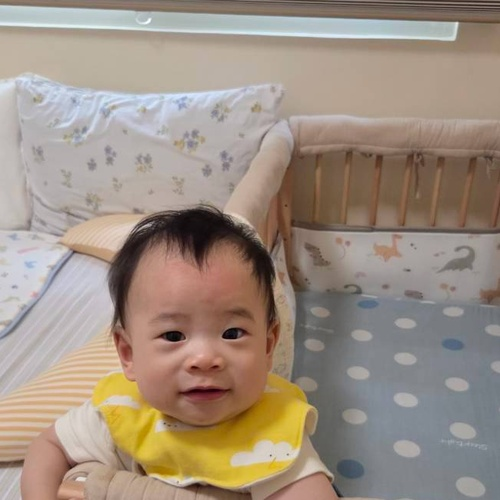
#> input picture images/baby_crops/crop_01.jpg, 500 x 500 px, found by its file name; its folder holds only this picture in this run
$ python make_verify_crops.py
#> lines starting #> are read from the running program, lines starting #| are printed output that depends on the picture
import os
from PIL import Image, ImageDraw

crops_dir = r"c:\Users\exhek\OneDrive\桌面\birthday\images\baby_crops"
files = sorted(os.listdir(crops_dir))

cols = 5
rows = (len(files) + cols - 1) // cols
cell_size = 200

contact = Image.new("RGB", (cols * cell_size, rows * cell_size), (240, 240, 240))
#> contact: PIL image 1000x200 RGB; every value is 240
draw = ImageDraw.Draw(contact)

for idx, fn in enumerate(files):
    p = os.path.join(crops_dir, fn)
    img = Image.open(p).resize((cell_size - 10, cell_size - 30))
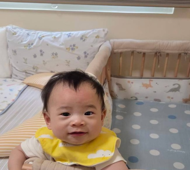
#> img: PIL image 190x170 RGB; mean R, G, B 158.2, 143.2, 129.8
    c = idx % cols
    r = idx // cols
    contact.paste(img, (c * cell_size + 5, r * cell_size + 5))
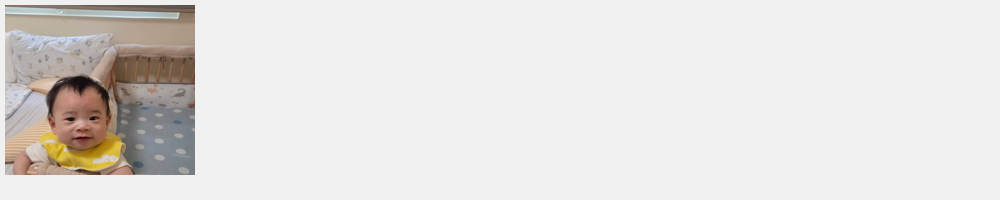
#> contact: PIL image 1000x200 RGB; mean R, G, B 226.8, 224.4, 222.2
    draw.text((c * cell_size + 10, r * cell_size + cell_size - 22), f"{fn}", fill=(20, 20, 20))

contact.save(r"c:\Users\exhek\OneDrive\桌面\birthday\images\verify_crops.png")
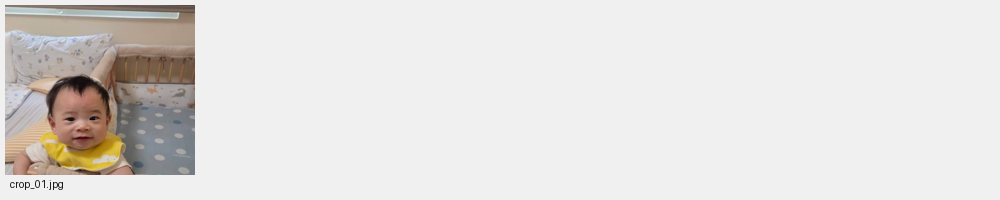
#> saved as verify_crops.png: PIL image 1000x200 RGB; mean R, G, B 226.7, 224.2, 222.1
print("Saved verify_crops.png")

$ run again, on images/baby_crops/crop_05.jpg
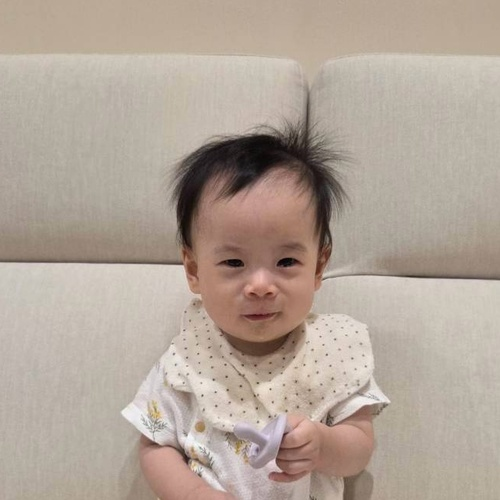
#> input picture images/baby_crops/crop_05.jpg, 500 x 500 px, found by its file name
#> `img = Image.open(p).resize((cell_size - 10, cell_size - 30))`:
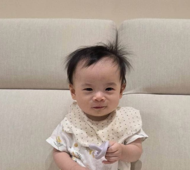
#> img: PIL image 190x170 RGB; mean R, G, B 178.5, 164.8, 153
#> `contact.save(r"c:\Users\exhek\OneDrive\桌面\birthday\images\verify_crops..`:
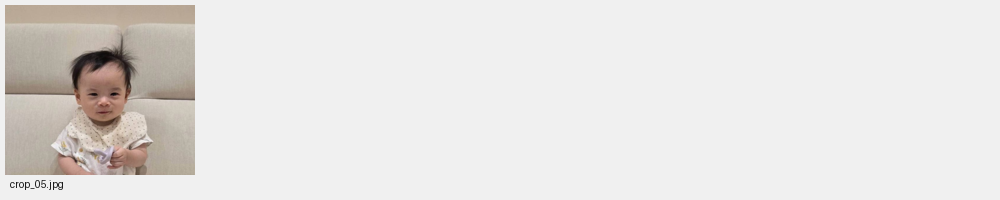
#> saved as verify_crops.png: PIL image 1000x200 RGB; mean R, G, B 229.9, 227.7, 225.8

$ run again, on images/baby_crops/crop_06.jpg
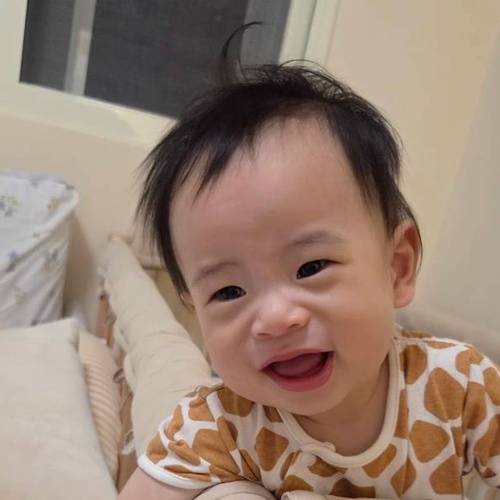
#> input picture images/baby_crops/crop_06.jpg, 500 x 500 px, found by its file name
#> `img = Image.open(p).resize((cell_size - 10, cell_size - 30))`:
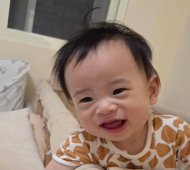
#> img: PIL image 190x170 RGB; mean R, G, B 152.1, 130, 115.4
#> `contact.save(r"c:\Users\exhek\OneDrive\桌面\birthday\images\verify_crops..`:
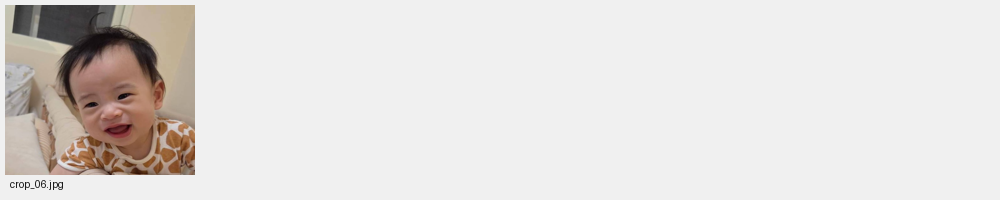
#> saved as verify_crops.png: PIL image 1000x200 RGB; mean R, G, B 225.7, 222.1, 219.7

$ run again, on images/baby_crops/crop_07.jpg
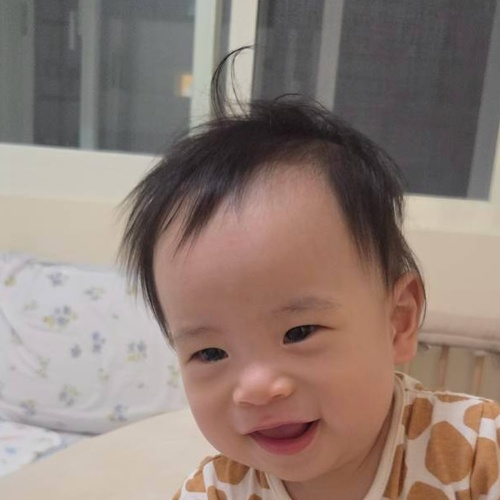
#> input picture images/baby_crops/crop_07.jpg, 500 x 500 px, found by its file name
#> `img = Image.open(p).resize((cell_size - 10, cell_size - 30))`:
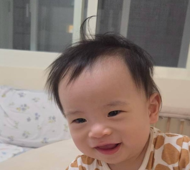
#> img: PIL image 190x170 RGB; mean R, G, B 142.6, 125.3, 117.3
#> `contact.save(r"c:\Users\exhek\OneDrive\桌面\birthday\images\verify_crops..`:
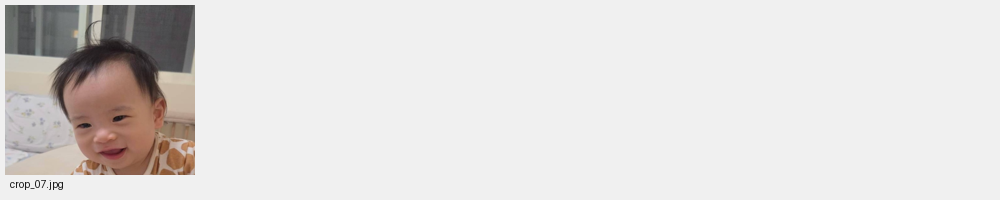
#> saved as verify_crops.png: PIL image 1000x200 RGB; mean R, G, B 224.1, 221.3, 220

$ run again, on images/baby_crops/crop_02.jpg
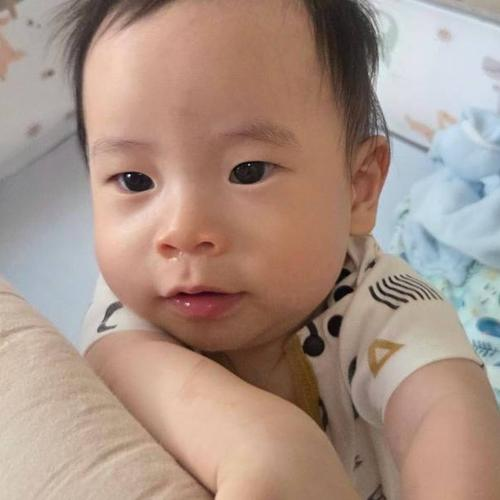
#> input picture images/baby_crops/crop_02.jpg, 500 x 500 px, found by its file name
#> `img = Image.open(p).resize((cell_size - 10, cell_size - 30))`:
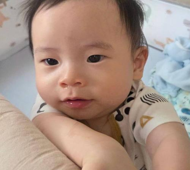
#> img: PIL image 190x170 RGB; mean R, G, B 169.5, 146.1, 134.1
#> `contact.save(r"c:\Users\exhek\OneDrive\桌面\birthday\images\verify_crops..`:
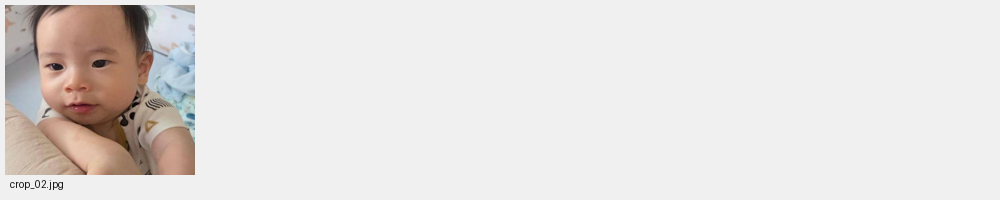
#> saved as verify_crops.png: PIL image 1000x200 RGB; mean R, G, B 228.5, 224.7, 222.8
